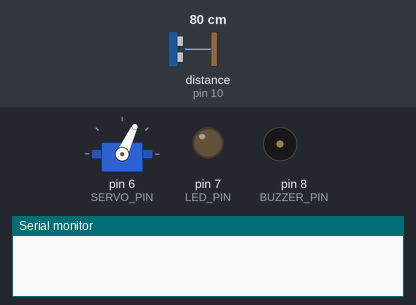
Bench run of a sketch on a simulated Arduino Uno, built with avr-gcc and run on an emulated ATmega328P. Parts: servo, output pins drawn as LEDs (lit = HIGH), buzzer (waves = sounding, pin HIGH), the last lines printed to the serial monitor. The inputs (shaded band) are chosen by the test bench; at power-on: distance to the obstacle (sensor on pin 10) 80 cm. The echo pulse lasts 58.3 µs per cm.

Above: at 1.29 s.
1.3 s: distance to the obstacle (sensor on pin 10) set to 54 cm
At 2.03 s:
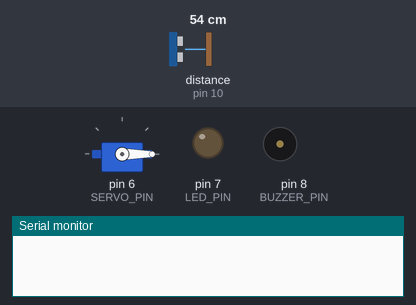
4.3 s: distance to the obstacle (sensor on pin 10) set to 47 cm
At 5.3 s:
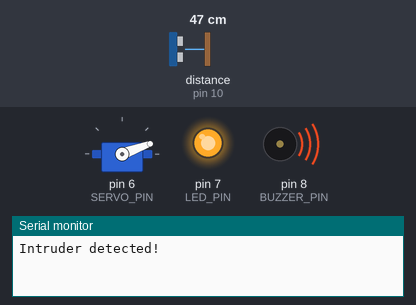
Timing chart, 0 to 7.3 s (numbered marks = the images above; inputs shaded):
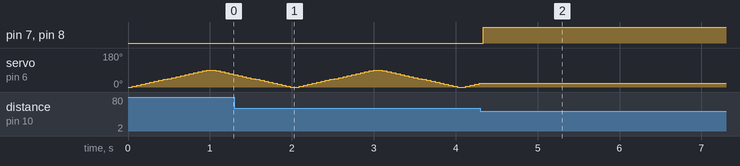

The sketch:

FarmSecurity_ArdiunoUno.ino
```cpp
#include <Servo.h>
#include <NewPing.h>

// Pin definitions
#define TRIG_PIN 9       // Ultrasonic sensor TRIG pin
#define ECHO_PIN 10      // Ultrasonic sensor ECHO pin
#define BUZZER_PIN 8     // Buzzer connected to pin 8
#define SERVO_PIN 6      // Servo motor connected to pin 6
#define LED_PIN 7        // LED connected to pin 7

// Ultrasonic sensor range
#define MAX_DISTANCE 50 // Maximum distance in cm for the ultrasonic sensor

Servo servo;                        // Servo motor object
NewPing sonar(TRIG_PIN, ECHO_PIN, MAX_DISTANCE); // Ultrasonic sensor object

bool objectDetected = false; // Flag to track if an object is detected
int lastServoAngle = 0;      // Variable to store the last servo position

void setup() {
  Serial.begin(9600);         // Initialize serial communication for debugging
  servo.attach(SERVO_PIN);    // Attach servo to specified pin
  pinMode(BUZZER_PIN, OUTPUT); // Set buzzer pin as output
  pinMode(LED_PIN, OUTPUT);    // Set LED pin as output
}

void loop() {
  if (!objectDetected) {
    // Sweep the servo smoothly from 0 to 90 degrees and back
    for (int angle = 0; angle <= 90; angle += 5) {
      if (objectDetected) break; // Stop sweeping if an object is detected
      servo.write(angle);
      lastServoAngle = angle; // Update the last servo position
      delay(50); // Allow the servo to stabilize
      checkForIntrusion();
    }

    for (int angle = 90; angle >= 0; angle -= 5) {
      if (objectDetected) break; // Stop sweeping if an object is detected
      servo.write(angle);
      lastServoAngle = angle; // Update the last servo position
      delay(50); // Allow the servo to stabilize
      checkForIntrusion();
    }
  } else {
    // Keep checking for intrusion while the servo is stopped
    checkForIntrusion();
  }
}

void checkForIntrusion() {
  unsigned int distance = sonar.ping_cm(); // Get distance in cm

  if (distance > 0 && distance <= 50) { // If an obstacle is detected within 50 cm
    if (!objectDetected) { // Trigger actions only when detection starts
      objectDetected = true;
      Serial.println("Intruder detected!");
      digitalWrite(BUZZER_PIN, HIGH); // Turn on the buzzer
      digitalWrite(LED_PIN, HIGH);   // Turn on the LED
      servo.write(lastServoAngle);  // Stop the servo at its current position
    }
  } else {
    if (objectDetected) { // Trigger actions only when detection ends
      objectDetected = false;
      Serial.println("Object cleared!");
      digitalWrite(BUZZER_PIN, LOW); // Turn off the buzzer
      digitalWrite(LED_PIN, LOW);   // Turn off the LED
    }
  }
}
```

Measured:
- the behaviour switches between 50 and 49 cm on distance to the obstacle (sensor on pin 10) (found by bisection; images 1 and 2)
- after the input at 4.3 s, pin 7 (LED_PIN), pin 8 (BUZZER_PIN): LOW → HIGH at once; servo on pin 6 (SERVO_PIN): stops changing and stays 20°
